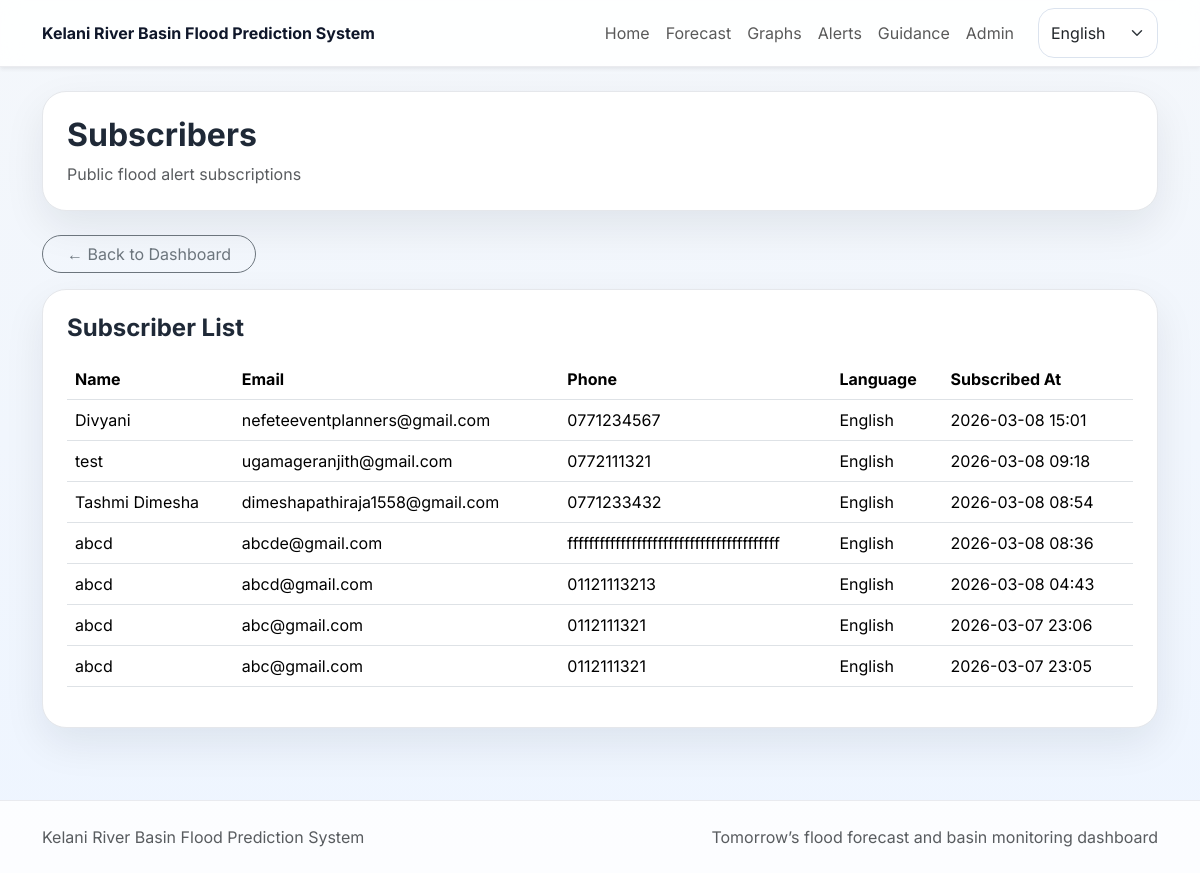
Screenshot of /admin/subscribers (signed in) with the database file from the repository.
### app/models.py (models this page shows, shortened)
class Subscriber(db.Model):
    __tablename__ = "subscribers"
    id = db.Column(db.Integer, primary_key=True)
    full_name = db.Column(db.String(120), nullable=False)
    email = db.Column(db.String(120), unique=True, nullable=False, index=True)
    phone = db.Column(db.String(30), nullable=True)
    preferred_language = db.Column(db.String(20), default="en")
    is_active = db.Column(db.Boolean, default=True)
    subscribed_at = db.Column(db.DateTime, default=datetime.utcnow)

### app/routes/admin.py (the view)
@admin_bp.route("/subscribers", methods=["GET"])
@login_required
def subscribers_page():
    subscribers = Subscriber.query.order_by(Subscriber.subscribed_at.desc()).all()
    return render_template("admin/subscribers.html", subscribers=subscribers)

### app/models.py (called while the page is built)
@login_manager.user_loader
def load_user(user_id):
    try:
        return AdminUser.query.get(int(user_id))
    except (ValueError, TypeError):
        return None

### templates/admin/subscribers.html
{% extends "base.html" %}
{% block content %}
<div class="container">
    <div class="page-header-card mb-4">
        <h2 class="fw-bold mb-2">Subscribers</h2>
        <p class="text-muted mb-0">Public flood alert subscriptions</p>
    </div>
    <div class="mb-3">
        <a href="{{ url_for('admin.dashboard') }}" class="btn btn-outline-secondary rounded-pill px-4">
            ← Back to Dashboard
        </a>
    </div>
    <div class="content-card">
        <h4 class="fw-bold mb-3">Subscriber List</h4>
        <div class="table-responsive">
            <table class="table align-middle">
                <thead>
                    <tr>
                        <th>Name</th>
                        <th>Email</th>
                        <th>Phone</th>
                        <th>Language</th>
                        <th>Subscribed At</th>
                    </tr>
                </thead>
                <tbody>
                    {% for row in subscribers %}
                    <tr>
                        <td>{{ row.full_name }}</td>
                        <td>{{ row.email or "-" }}</td>
                        <td>{{ row.phone or "-" }}</td>
                        <td>
                            {% if row.preferred_language == "si" %}
                                Sinhala
                            {% elif row.preferred_language == "ta" %}
                                Tamil
                            {% else %}
                                English
                            {% endif %}
                        </td>
                        <td>{{ row.subscribed_at.strftime('%Y-%m-%d %H:%M') }}</td>
                    </tr>
                    {% else %}
                    <tr>
                        <td colspan="5" class="text-center text-muted">
                            No subscribers yet.
                        </td>
                    </tr>
                    {% endfor %}
                </tbody>
            </table>
        </div>
    </div>
</div>
{% endblock %}

### templates/base.html (shortened to what this page needs)
<!DOCTYPE html>
<html lang="en">
<head>
    <link href="https://cdn.jsdelivr.net/npm/bootstrap@5.3.3/dist/css/bootstrap.min.css" rel="stylesheet">
    <link href="{{ url_for('static', filename='css/style.css') }}" rel="stylesheet">
</head>
<body>
    <nav class="navbar navbar-expand-lg navbar-light bg-white shadow-sm sticky-top">
        <div class="container">
            <a class="navbar-brand fw-bold brand-text" href="{{ url_for('public.home') }}">Kelani River Basin Flood Prediction System</a>
            <div class="collapse navbar-collapse" id="mainNav">
                <ul class="navbar-nav ms-auto align-items-lg-center">
                    <li class="nav-item"><a class="nav-link" href="{{ url_for('public.home') }}">Home</a></li>
                    <li class="nav-item"><a class="nav-link" href="{{ url_for('public.forecast_page') }}">Forecast</a></li>
                    <li class="nav-item"><a class="nav-link" href="{{ url_for('public.graphs_page') }}">Graphs</a></li>
                    <li class="nav-item"><a class="nav-link" href="{{ url_for('public.subscribe_page') }}">Alerts</a></li>
                    <li class="nav-item"><a class="nav-link" href="{{ url_for('public.guidance_page') }}">Guidance</a></li>
                    <li class="nav-item"><a class="nav-link" href="{{ url_for('auth.admin_login') }}">Admin</a></li>
                    <li class="nav-item ms-lg-3">
                        <select class="form-select lang-switch" id="langSwitch">
                            <option value="en">English</option>
                        </select>
                    </li>
                </ul>
            </div>
        </div>
    </nav>
    <main class="py-4">
        {% block content %}{% endblock %}
    </main>
    <footer class="footer-section mt-5">
        <div class="container py-4">
            <div class="d-flex flex-column flex-md-row justify-content-between align-items-center gap-2">
                <p class="mb-0 text-muted">Kelani River Basin Flood Prediction System</p>
                <p class="mb-0 text-muted">Tomorrow’s flood forecast and basin monitoring dashboard</p>
            </div>
        </div>
    </footer>
</body>
</html>

### static/css/style.css (style rules this page uses)
:root { --primary: #1e88e5; --secondary: #26a69a; --warning: #f9a825; --danger: #e53935; --purple: #8e44ad; --dark: #0f172a; --bg: #f4f7fb; --card: #ffffff; --text: #1f2937; --muted: #6b7280; --border: #e5e7eb; --shadow: 0 16px 40px rgba(15, 23, 42, 0.08); }
body { font-family: "Inter", "Noto Sans Sinhala", "Noto Sans Tamil", sans-serif; background: linear-gradient(180deg, #f4f7fb 0%, #eef5ff 100%); color: var(--text); }
.navbar { background: rgba(255, 255, 255, 0.9) !important; backdrop-filter: blur(10px); border-bottom: 1px solid rgba(229, 231, 235, 0.8); }
.brand-text { color: var(--dark); font-size: 1rem; }
.page-header-card, .content-card, .auth-card, .dashboard-link-card, .glass-card, .metric-card, .forecast-card { border-radius: 1.5rem; box-shadow: var(--shadow); }
.page-header-card, .content-card, .auth-card, .dashboard-link-card, .glass-card { background: var(--card); border: 1px solid var(--border); padding: 1.5rem; }
.form-control, .form-select { border: 1px solid #dbe3ee; min-height: 50px; border-radius: 1rem !important; }
.lang-switch { min-width: 120px; border-radius: 999px; }
.footer-section { margin-top: 4rem; border-top: 1px solid rgba(229, 231, 235, 0.8); background: rgba(255, 255, 255, 0.85); }

### rows the page displays
Subscriber: full_name "Divyani", email "nefeteeventplanners@gmail.com", phone "0771234567", preferred_language "English", subscribed_at "2026-03-08 15:01"
Subscriber: full_name "test", email "ugamageranjith@gmail.com", phone "0772111321", preferred_language "English", subscribed_at "2026-03-08 09:18"
Subscriber: full_name "Tashmi Dimesha", email "dimeshapathiraja1558@gmail.com", phone "0771233432", preferred_language "English", subscribed_at "2026-03-08 08:54"
Subscriber: full_name "abcd", email "abcde@gmail.com", phone "ffffffffffffffffffffffffffffffffffffffff", preferred_language "English", subscribed_at "2026-03-08 08:36"
Subscriber: full_name "abcd", email "abcd@gmail.com", phone "01121113213", preferred_language "English", subscribed_at "2026-03-08 04:43"
Subscriber: full_name "abcd", email "abc@gmail.com", phone "0112111321", preferred_language "English", subscribed_at "2026-03-07 23:06"
Subscriber: full_name "abcd", email "abc@gmail.com", phone "0112111321", preferred_language "English", subscribed_at "2026-03-07 23:05"
